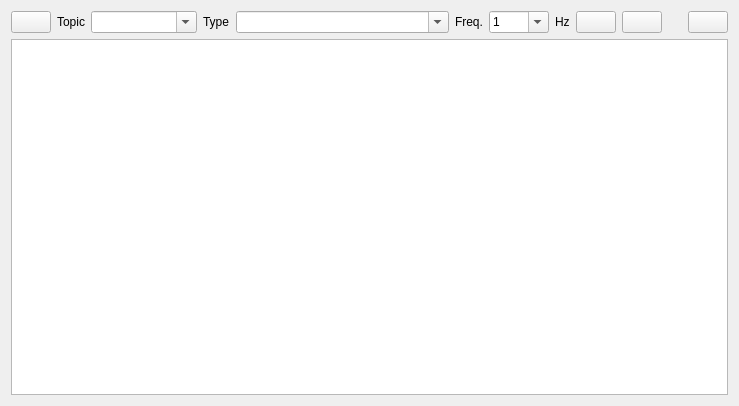
<?xml version="1.0" encoding="UTF-8"?>
<ui version="4.0">
 <class>PublisherWidget</class>
 <widget class="QWidget" name="PublisherWidget">
  <property name="geometry">
   <rect>
    <x>0</x>
    <y>0</y>
    <width>739</width>
    <height>406</height>
   </rect>
  </property>
  <property name="windowTitle">
   <string>Message Publisher</string>
  </property>
  <layout class="QVBoxLayout" name="verticalLayout">
   <item>
    <layout class="QHBoxLayout" name="horizontalLayout">
     <item>
      <widget class="QPushButton" name="refresh_button">
       <property name="toolTip">
        <string>Refresh topics and types</string>
       </property>
       <property name="text">
        <string/>
       </property>
      </widget>
     </item>
     <item>
      <widget class="QLabel" name="label">
       <property name="sizePolicy">
        <sizepolicy hsizetype="Preferred" vsizetype="Preferred">
         <horstretch>0</horstretch>
         <verstretch>0</verstretch>
        </sizepolicy>
       </property>
       <property name="text">
        <string>Topic</string>
       </property>
      </widget>
     </item>
     <item>
      <widget class="ExtendedComboBox" name="topic_combo_box">
       <property name="sizePolicy">
        <sizepolicy hsizetype="Expanding" vsizetype="Fixed">
         <horstretch>1</horstretch>
         <verstretch>0</verstretch>
        </sizepolicy>
       </property>
       <property name="minimumSize">
        <size>
         <width>100</width>
         <height>0</height>
        </size>
       </property>
       <property name="toolTip">
        <string>Topic name to publish on</string>
       </property>
       <property name="editable">
        <bool>true</bool>
       </property>
       <property name="sizeAdjustPolicy">
        <enum>QComboBox::AdjustToMinimumContentsLength</enum>
       </property>
      </widget>
     </item>
     <item>
      <widget class="QLabel" name="label_2">
       <property name="text">
        <string>Type</string>
       </property>
      </widget>
     </item>
     <item>
      <widget class="ExtendedComboBox" name="type_combo_box">
       <property name="sizePolicy">
        <sizepolicy hsizetype="Expanding" vsizetype="Fixed">
         <horstretch>2</horstretch>
         <verstretch>0</verstretch>
        </sizepolicy>
       </property>
       <property name="minimumSize">
        <size>
         <width>100</width>
         <height>0</height>
        </size>
       </property>
       <property name="toolTip">
        <string>Message type to publish</string>
       </property>
       <property name="editable">
        <bool>true</bool>
       </property>
       <property name="sizeAdjustPolicy">
        <enum>QComboBox::AdjustToMinimumContentsLength</enum>
       </property>
      </widget>
     </item>
     <item>
      <widget class="QLabel" name="label_3">
       <property name="text">
        <string>Freq.</string>
       </property>
      </widget>
     </item>
     <item>
      <widget class="QComboBox" name="frequency_combo_box">
       <property name="minimumSize">
        <size>
         <width>60</width>
         <height>0</height>
        </size>
       </property>
       <property name="toolTip">
        <string>Frequency for periodic publishers in Hz (set to 0 for manual publishing)</string>
       </property>
       <property name="editable">
        <bool>true</bool>
       </property>
       <item>
        <property name="text">
         <string>1</string>
        </property>
       </item>
      </widget>
     </item>
     <item>
      <widget class="QLabel" name="label_4">
       <property name="text">
        <string>Hz</string>
       </property>
      </widget>
     </item>
     <item>
      <widget class="QPushButton" name="add_publisher_button">
       <property name="toolTip">
        <string>Add new publisher</string>
       </property>
       <property name="text">
        <string/>
       </property>
      </widget>
     </item>
     <item>
      <widget class="QPushButton" name="remove_publisher_button">
       <property name="toolTip">
        <string>Remove selected publisher</string>
       </property>
       <property name="text">
        <string/>
       </property>
       <property name="shortcut">
        <string>Del</string>
       </property>
      </widget>
     </item>
     <item>
      <spacer name="horizontalSpacer">
       <property name="orientation">
        <enum>Qt::Horizontal</enum>
       </property>
       <property name="sizeHint" stdset="0">
        <size>
         <width>20</width>
         <height>20</height>
        </size>
       </property>
      </spacer>
     </item>
     <item>
      <widget class="QPushButton" name="clear_button">
       <property name="toolTip">
        <string>Clear all publishers</string>
       </property>
      </widget>
     </item>
    </layout>
   </item>
   <item>
    <layout class="QHBoxLayout" name="horizontalLayout_2"/>
   </item>
   <item>
    <widget class="PublisherTreeWidget" name="publisher_tree_widget">
     <property name="contextMenuPolicy">
      <enum>Qt::CustomContextMenu</enum>
     </property>
     <property name="toolTip">
      <string>Right click on item or selection for more options.</string>
     </property>
     <property name="dragEnabled">
      <bool>true</bool>
     </property>
     <property name="dragDropMode">
      <enum>QAbstractItemView::DragOnly</enum>
     </property>
     <property name="selectionMode">
      <enum>QAbstractItemView::ExtendedSelection</enum>
     </property>
     <property name="sortingEnabled">
      <bool>true</bool>
     </property>
    </widget>
   </item>
  </layout>
 </widget>
 <customwidgets>
  <customwidget>
   <class>ExtendedComboBox</class>
   <extends>QComboBox</extends>
   <header>rqt_py_common.extended_combo_box</header>
  </customwidget>
  <customwidget>
   <class>PublisherTreeWidget</class>
   <extends>QTreeView</extends>
   <header>rqt_annotation_data.publisher_tree_widget</header>
  </customwidget>
 </customwidgets>
 <resources/>
 <connections/>
</ui>
